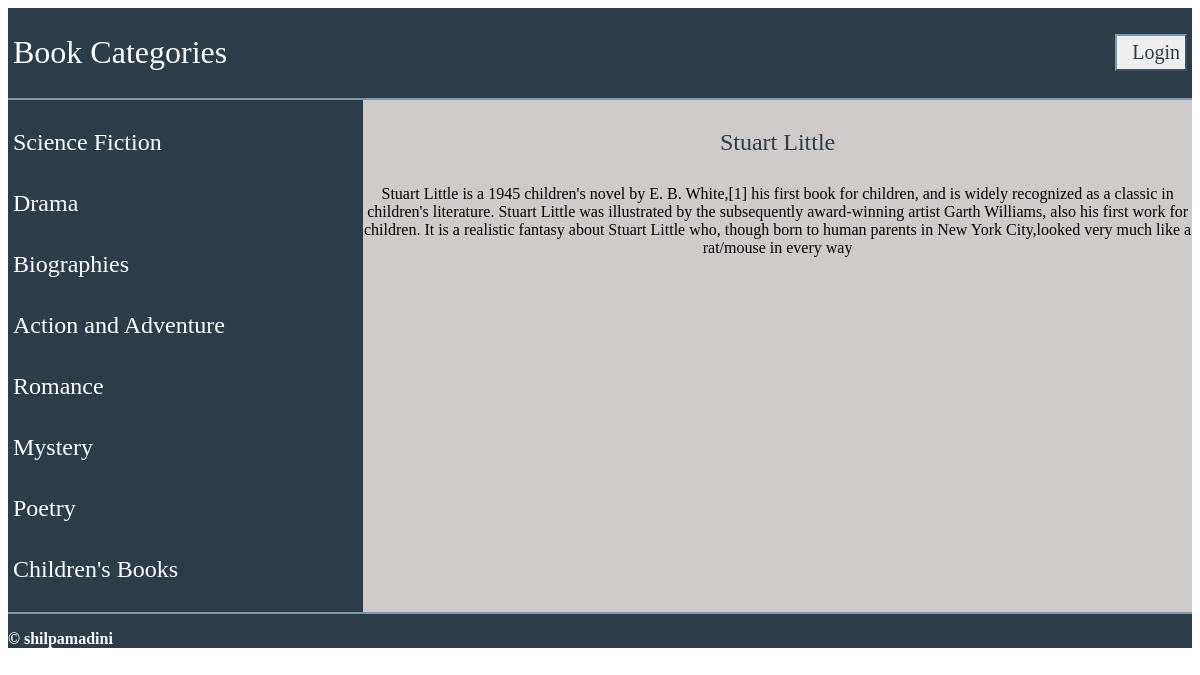
Screenshot of /8/38/ with the database file from the repository.
### database_setup.py (models this page shows, shortened)
class Catalog(Base):
    __tablename__ = 'catalog'
    id = Column(Integer, primary_key=True)
    catalog_name = Column(String(250), nullable=False)
    user_id = Column(Integer, ForeignKey('user.id'))
    user = relationship(User)

class CatalogItem(Base):
    __tablename__ = 'catalog_item'
    id = Column(Integer, primary_key=True)
    item_name = Column(String(80), nullable=False)
    description = Column(String(1000))
    catalog_id = Column(Integer, ForeignKey('catalog.id'))
    catalog = relationship(Catalog)
    user_id = Column(Integer, ForeignKey('user.id'))
    user = relationship(User)

### application.py (the view)
@app.route('/<int:catalog_id>/<int:item_id>/')
def showDescription(catalog_id, item_id):
    catalogs = session.query(Catalog).all()
    catalog = session.query(Catalog).filter_by(id=catalog_id).one()
    item = session.query(CatalogItem).filter_by(id=item_id).all()
    creator = session.query(CatalogItem).filter_by(id=item_id).one()
    if 'username' not in login_session or creator.user_id != login_session['user_id']:
        return render_template('publicdescription.html', catalog=catalog,
            item=item, catalogs=catalogs)
    else:
        return render_template('description.html', catalog=catalog,
            item=item, catalogs=catalogs)

### templates/publicdescription.html (shortened to what this page needs)
{% extends "main.html" %}
{% block content %}
<div class = 'display-catalog'>
	<div class= 'scrolling-sidebar'>
			{% for c in catalogs %}
				<a href = "{{url_for('showItems', catalog_id = c.id)}}">
					<div >
						<h3>{{c.catalog_name}}</h3>
					</div>
				</a>
			{% endfor %}
	</div>
	<div class= 'content'>
		<div >
    		{% for i in item %}
        	<h3>{{i.item_name}}</h3>
        	<p>{{i.description}}</p>
     		{% endfor %}
		</div>
	</div>
</div>
{% endblock %}

### static/styles.css (style rules this page uses)
body { font-family: Palatino, "Palatino Linotype", "Palatino LT STD", "Book Antiqua", Georgia, serif ; display:block ; overflow-x:hidden ; }
.display-catalog { display: table ; width: 100%; height: 100%; }
.scrolling-sidebar { display: table-cell; width: 30%; vertical-align: top; background-color:#2d3c49; overflow:scroll; }
.scrolling-sidebar h3 { color:#fff; font-family: Palatino, "Palatino Linotype", "Palatino LT STD", "Book Antiqua", Georgia, serif ; font-size: 3.0vmin ; font-weight:lighter ; text-align:left ; padding: 5px; }
.content { display: table-cell; width: 80%; vertical-align: top; text-align: center; background-color:#d0cbcb; overflow:scroll; }
.content h3 { color:#2d3c49; font-family: Palatino, "Palatino Linotype", "Palatino LT STD", "Book Antiqua", Georgia, serif ; font-size: 3.0vmin ; font-weight:lighter ; text-align:center ; padding: 5px; }
a { text-decoration: none; }

### rows the page displays
Catalog: catalog_name "Science Fiction"
Catalog: catalog_name "Drama"
Catalog: catalog_name "Biographies"
Catalog: catalog_name "Action and Adventure"
Catalog: catalog_name "Romance"
Catalog: catalog_name "Mystery"
Catalog: catalog_name "Poetry"
Catalog: catalog_name "Children's Books"
CatalogItem: item_name "Stuart Little", description "Stuart Little is a 1945 children's novel by E. B. White,[1] his first book for children, and is widely recognized as a classic in children's literature. Stuart Little was illustrated by the subsequently award-winning artist Garth Williams, also his first work for children. It is a realistic fantasy about Stuart Little who, though born to human parents in New York City,looked very much like a rat/mouse in every way"
